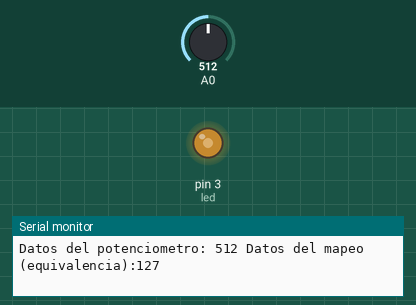
The sketch below on a simulated Arduino Uno, built with avr-gcc and run on an emulated ATmega328P. Shown: output pins drawn as LEDs (lit = HIGH), the last lines printed to the serial monitor. Inputs (shaded band) come from the test bench; at power-on: A0 = 512.

Above: at 1.2 s.
1.3 s: A0 set to 716
At 1.7 s:
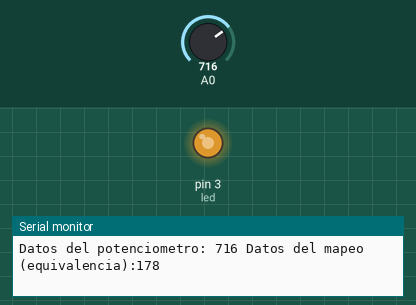
2.9 s: A0 set to 900
At 4.2 s:
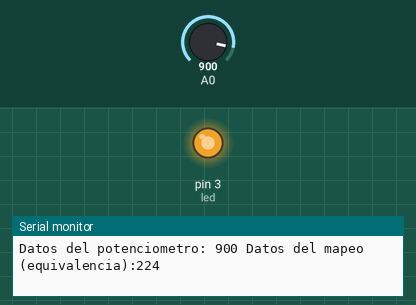
4.5 s: A0 set to 122
At 5.8 s:
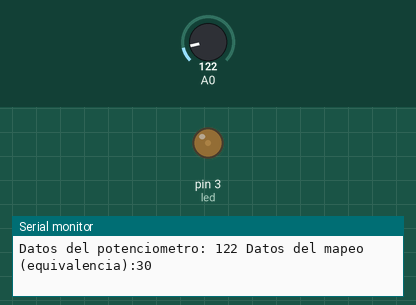
6.1 s: A0 set to 94
At 7.4 s:
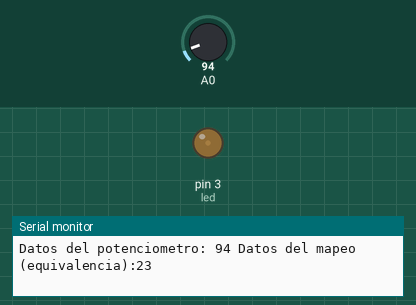
9.1 s: A0 set to 43
At 10.1 s:
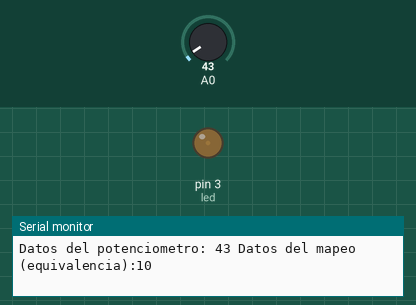
12.1 s: A0 set to 38
At 12.9 s:
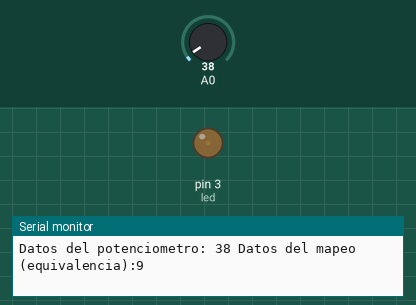
Timing chart, 0 to 15.1 s (numbered marks = the images above; inputs shaded):
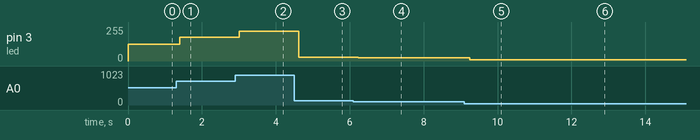

Measured:
- after the input at 1.3 s, pin 3 (led): 127/255 → 178/255 after 0.11 s
- after the input at 2.9 s, pin 3 (led): 178/255 → 224/255 after 0.11 s
- after the input at 4.5 s, pin 3 (led): 224/255 → 30/255 after 0.12 s
- after the input at 6.1 s, pin 3 (led): 30/255 → 23/255 after 0.13 s
- after the input at 9.1 s, pin 3 (led): 23/255 → 10/255 after 0.14 s
- after the input at 12.1 s, pin 3 (led): 10/255 → 9/255 after 0.15 s

The sketch:

MAP.ino
```cpp
int led = 3;
int valorPotenciometro;
int valorMapeo;


void setup() {
 Serial.begin(9600);
 pinMode(led,OUTPUT);
}

void loop() {

  valorPotenciometro = analogRead(A0);

  valorMapeo = map(valorPotenciometro, 0,1023,0,255);


 analogWrite(led,valorMapeo);

  Serial.print("Datos del potenciometro: ");Serial.print(valorPotenciometro);
  Serial.print(" Datos del mapeo (equivalencia):");Serial.print(valorMapeo);
  delay(200);
  Serial.println("");
}
```
